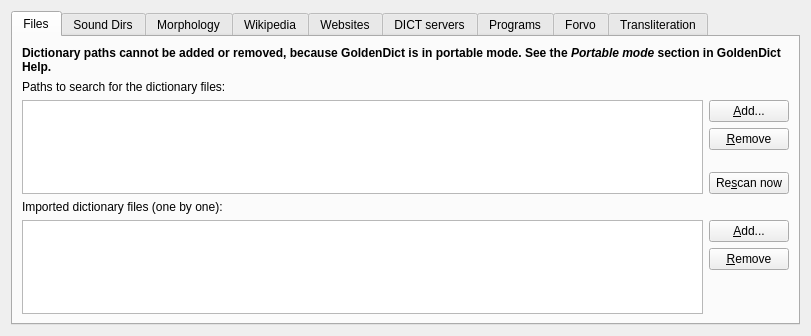
<?xml version="1.0" encoding="UTF-8"?>
<ui version="4.0">
 <class>Sources</class>
 <widget class="QWidget" name="Sources">
  <property name="geometry">
   <rect>
    <x>0</x>
    <y>0</y>
    <width>811</width>
    <height>336</height>
   </rect>
  </property>
  <property name="windowTitle">
   <string notr="true">Sources</string>
  </property>
  <layout class="QVBoxLayout" name="verticalLayout_5">
   <item>
    <widget class="QTabWidget" name="tabWidget">
     <property name="currentIndex">
      <number>0</number>
     </property>
     <property name="iconSize">
      <size>
       <width>15</width>
       <height>15</height>
      </size>
     </property>
     <property name="usesScrollButtons">
      <bool>false</bool>
     </property>
     <widget class="QWidget" name="filesTab">
      <attribute name="icon">
       <iconset resource="resources.qrc">
        <normaloff>:/icons/filesave.svg</normaloff>:/icons/filesave.svg</iconset>
      </attribute>
      <attribute name="title">
       <string>Files</string>
      </attribute>
      <layout class="QVBoxLayout" name="verticalLayout_2">
       <item>
        <widget class="QLabel" name="portableModeNote">
         <property name="text">
          <string>&lt;b&gt;Dictionary paths cannot be added or removed, because GoldenDict is in portable mode. See the &lt;i&gt;Portable mode&lt;/i&gt; section in GoldenDict Help.&lt;/b&gt;</string>
         </property>
         <property name="wordWrap">
          <bool>true</bool>
         </property>
        </widget>
       </item>
       <item>
        <widget class="QLabel" name="label">
         <property name="text">
          <string>Paths to search for the dictionary files:</string>
         </property>
        </widget>
       </item>
       <item>
        <layout class="QHBoxLayout" name="horizontalLayout">
         <item>
          <widget class="QTreeView" name="paths"/>
         </item>
         <item>
          <layout class="QVBoxLayout" name="verticalLayout">
           <item>
            <widget class="QPushButton" name="addPath">
             <property name="text">
              <string>&amp;Add...</string>
             </property>
            </widget>
           </item>
           <item>
            <widget class="QPushButton" name="removePath">
             <property name="text">
              <string>&amp;Remove</string>
             </property>
            </widget>
           </item>
           <item>
            <spacer name="verticalSpacer">
             <property name="orientation">
              <enum>Qt::Vertical</enum>
             </property>
             <property name="sizeHint" stdset="0">
              <size>
               <width>17</width>
               <height>68</height>
              </size>
             </property>
            </spacer>
           </item>
           <item>
            <widget class="QPushButton" name="rescan">
             <property name="text">
              <string>Re&amp;scan now</string>
             </property>
            </widget>
           </item>
          </layout>
         </item>
        </layout>
       </item>
          <item>
           <widget class="QLabel" name="label_dictionaryFiles">
          <property name="text">
           <string>Imported dictionary files (one by one):</string>
          </property>
           </widget>
          </item>
          <item>
           <layout class="QHBoxLayout" name="horizontalLayout_dictionaryFiles">
          <item>
           <widget class="QTreeView" name="dictionaryFiles"/>
          </item>
          <item>
           <layout class="QVBoxLayout" name="verticalLayout_dictionaryFiles">
            <item>
             <widget class="QPushButton" name="addDictionaryFile">
            <property name="text">
             <string>&amp;Add...</string>
            </property>
             </widget>
            </item>
            <item>
             <widget class="QPushButton" name="removeDictionaryFile">
            <property name="text">
             <string>&amp;Remove</string>
            </property>
             </widget>
            </item>
            <item>
             <spacer name="verticalSpacer_dictionaryFiles">
            <property name="orientation">
             <enum>Qt::Vertical</enum>
            </property>
            <property name="sizeHint" stdset="0">
             <size>
              <width>17</width>
              <height>40</height>
             </size>
            </property>
             </spacer>
            </item>
           </layout>
          </item>
           </layout>
          </item>
      </layout>
     </widget>
     <widget class="QWidget" name="tab">
      <attribute name="icon">
       <iconset resource="resources.qrc">
        <normaloff>:/icons/fileopen.png</normaloff>:/icons/fileopen.png</iconset>
      </attribute>
      <attribute name="title">
       <string>Sound Dirs</string>
      </attribute>
      <layout class="QVBoxLayout" name="verticalLayout_7">
       <item>
        <widget class="QLabel" name="label_3">
         <property name="text">
          <string>Make dictionaries from bunches of audiofiles by adding paths here:</string>
         </property>
        </widget>
       </item>
       <item>
        <layout class="QHBoxLayout" name="horizontalLayout_3">
         <item>
          <widget class="QTreeView" name="soundDirs"/>
         </item>
         <item>
          <layout class="QVBoxLayout" name="verticalLayout_6">
           <item>
            <widget class="QPushButton" name="addSoundDir">
             <property name="text">
              <string>&amp;Add...</string>
             </property>
            </widget>
           </item>
           <item>
            <widget class="QPushButton" name="removeSoundDir">
             <property name="text">
              <string>&amp;Remove</string>
             </property>
            </widget>
           </item>
           <item>
            <spacer name="verticalSpacer_3">
             <property name="orientation">
              <enum>Qt::Vertical</enum>
             </property>
             <property name="sizeHint" stdset="0">
              <size>
               <width>20</width>
               <height>40</height>
              </size>
             </property>
            </spacer>
           </item>
          </layout>
         </item>
        </layout>
       </item>
      </layout>
     </widget>
     <widget class="QWidget" name="tab_2">
      <attribute name="icon">
       <iconset resource="resources.qrc">
        <normaloff>:/icons/icon32_hunspell.svg</normaloff>:/icons/icon32_hunspell.svg</iconset>
      </attribute>
      <attribute name="title">
       <string>Morphology</string>
      </attribute>
      <layout class="QVBoxLayout" name="verticalLayout_8">
       <item>
        <widget class="QLabel" name="label_4">
         <property name="text">
          <string>Path to a directory with Hunspell/Myspell dictionaries:</string>
         </property>
        </widget>
       </item>
       <item>
        <layout class="QHBoxLayout" name="horizontalLayout_4">
         <item>
          <widget class="QLineEdit" name="hunspellPath">
           <property name="readOnly">
            <bool>true</bool>
           </property>
          </widget>
         </item>
         <item>
          <widget class="QPushButton" name="changeHunspellPath">
           <property name="text">
            <string>&amp;Change...</string>
           </property>
          </widget>
         </item>
        </layout>
       </item>
       <item>
        <widget class="QLabel" name="label_5">
         <property name="text">
          <string>Available morphology dictionaries:</string>
         </property>
        </widget>
       </item>
       <item>
        <layout class="QHBoxLayout" name="horizontalLayout_5">
         <item>
          <widget class="QTreeView" name="hunspellDictionaries"/>
         </item>
         <item>
          <widget class="QLabel" name="label_6">
           <property name="text">
            <string>Each morphology dictionary appears as a
separate auxiliary dictionary which
provides stem words for searches and
spelling suggestions for mistyped words.
Add appropriate dictionaries to the bottom
of the dictionary order list and tag them
with labels to use them.</string>
           </property>
           <property name="textFormat">
            <enum>Qt::PlainText</enum>
           </property>
           <property name="wordWrap">
            <bool>false</bool>
           </property>
          </widget>
         </item>
        </layout>
       </item>
      </layout>
     </widget>
     <widget class="QWidget" name="mediaWikisTab">
      <attribute name="icon">
       <iconset resource="resources.qrc">
        <normaloff>:/icons/icon32_wiki.svg</normaloff>:/icons/icon32_wiki.svg</iconset>
      </attribute>
      <attribute name="title">
       <string>Wikipedia</string>
      </attribute>
      <layout class="QVBoxLayout" name="verticalLayout_4">
       <item>
        <widget class="QLabel" name="label_2">
         <property name="text">
          <string>Wikipedia (MediaWiki) sites:</string>
         </property>
        </widget>
       </item>
       <item>
        <layout class="QHBoxLayout" name="horizontalLayout_2">
         <item>
          <widget class="QTreeView" name="mediaWikis"/>
         </item>
         <item>
          <layout class="QVBoxLayout" name="verticalLayout_3">
           <item>
            <widget class="QPushButton" name="addMediaWiki">
             <property name="text">
              <string>&amp;Add...</string>
             </property>
            </widget>
           </item>
           <item>
            <widget class="QPushButton" name="removeMediaWiki">
             <property name="text">
              <string>&amp;Remove</string>
             </property>
            </widget>
           </item>
           <item>
            <spacer name="verticalSpacer_2">
             <property name="orientation">
              <enum>Qt::Vertical</enum>
             </property>
             <property name="sizeType">
              <enum>QSizePolicy::Expanding</enum>
             </property>
             <property name="sizeHint" stdset="0">
              <size>
               <width>20</width>
               <height>40</height>
              </size>
             </property>
            </spacer>
           </item>
          </layout>
         </item>
        </layout>
       </item>
      </layout>
     </widget>
     <widget class="QWidget" name="tab_4">
      <attribute name="icon">
       <iconset resource="resources.qrc">
        <normaloff>:/icons/internet.png</normaloff>:/icons/internet.png</iconset>
      </attribute>
      <attribute name="title">
       <string>Websites</string>
      </attribute>
      <layout class="QVBoxLayout" name="verticalLayout_11">
       <item>
        <widget class="QLabel" name="label_9">
         <property name="text">
          <string>Any websites. A string %GDWORD% will be replaced with the query word:</string>
         </property>
        </widget>
       </item>
       <item>
        <layout class="QHBoxLayout" name="horizontalLayout_6">
         <item>
          <widget class="QTreeView" name="webSites"/>
         </item>
         <item>
          <layout class="QVBoxLayout" name="verticalLayout_10">
           <item>
            <widget class="QPushButton" name="addWebSite">
             <property name="text">
              <string>&amp;Add...</string>
             </property>
            </widget>
           </item>
           <item>
            <widget class="QPushButton" name="removeWebSite">
             <property name="text">
              <string>&amp;Remove</string>
             </property>
            </widget>
           </item>
           <item>
            <spacer name="verticalSpacer_8">
             <property name="orientation">
              <enum>Qt::Vertical</enum>
             </property>
             <property name="sizeHint" stdset="0">
              <size>
               <width>20</width>
               <height>40</height>
              </size>
             </property>
            </spacer>
           </item>
          </layout>
         </item>
        </layout>
       </item>
       <item>
        <widget class="QLabel" name="label_10">
         <property name="text">
          <string>Alternatively, use %GD1251% for CP1251, %GDISO1%...%GDISO16% for ISO 8859-1...ISO 8859-16 respectively,
%GDBIG5% for Big-5, %GDBIG5HKSCS% for Big5-HKSCS, %GDGBK% for GBK and GB18030, %GDSHIFTJIS% for Shift-JIS.</string>
         </property>
        </widget>
       </item>
      </layout>
     </widget>
     <widget class="QWidget" name="dictdTab">
      <attribute name="icon">
       <iconset resource="resources.qrc">
        <normaloff>:/icons/network.png</normaloff>:/icons/network.png</iconset>
      </attribute>
      <attribute name="title">
       <string>DICT servers</string>
      </attribute>
      <layout class="QVBoxLayout" name="verticalLayout_16">
       <item>
        <widget class="QLabel" name="label_116">
         <property name="text">
          <string>DICT servers:</string>
         </property>
        </widget>
       </item>
       <item>
        <layout class="QHBoxLayout" name="horizontalLayout_16">
         <item>
          <widget class="QTreeView" name="dictServers"/>
         </item>
         <item>
          <layout class="QVBoxLayout" name="verticalLayout_17">
           <item>
            <widget class="QPushButton" name="addDictServer">
             <property name="text">
              <string>&amp;Add...</string>
             </property>
            </widget>
           </item>
           <item>
            <widget class="QPushButton" name="removeDictServer">
             <property name="text">
              <string>&amp;Remove</string>
             </property>
            </widget>
           </item>
           <item>
            <spacer name="verticalSpacer_18">
             <property name="orientation">
              <enum>Qt::Vertical</enum>
             </property>
             <property name="sizeHint" stdset="0">
              <size>
               <width>20</width>
               <height>40</height>
              </size>
             </property>
            </spacer>
           </item>
          </layout>
         </item>
        </layout>
       </item>
      </layout>
     </widget>
     <widget class="QWidget" name="tab_6">
      <attribute name="icon">
       <iconset resource="resources.qrc">
        <normaloff>:/icons/programs.png</normaloff>:/icons/programs.png</iconset>
      </attribute>
      <attribute name="title">
       <string>Programs</string>
      </attribute>
      <layout class="QVBoxLayout" name="verticalLayout_15">
       <item>
        <widget class="QLabel" name="label_16">
         <property name="text">
          <string>Any external programs. A string %GDWORD% will be replaced with the query word. If such string is not presented, the word will be fed into standard input.</string>
         </property>
         <property name="wordWrap">
          <bool>true</bool>
         </property>
        </widget>
       </item>
       <item>
        <layout class="QHBoxLayout" name="horizontalLayout_7">
         <item>
          <widget class="QTreeView" name="programs"/>
         </item>
         <item>
          <layout class="QVBoxLayout" name="verticalLayout_14">
           <item>
            <widget class="QPushButton" name="addProgram">
             <property name="text">
              <string>&amp;Add...</string>
             </property>
            </widget>
           </item>
           <item>
            <widget class="QPushButton" name="removeProgram">
             <property name="text">
              <string>&amp;Remove</string>
             </property>
            </widget>
           </item>
           <item>
            <spacer name="verticalSpacer_12">
             <property name="orientation">
              <enum>Qt::Vertical</enum>
             </property>
             <property name="sizeHint" stdset="0">
              <size>
               <width>20</width>
               <height>40</height>
              </size>
             </property>
            </spacer>
           </item>
          </layout>
         </item>
        </layout>
       </item>
      </layout>
     </widget>
     <widget class="QWidget" name="tab_5">
      <attribute name="icon">
       <iconset resource="resources.qrc">
        <normaloff>:/icons/forvo.png</normaloff>:/icons/forvo.png</iconset>
      </attribute>
      <attribute name="title">
       <string>Forvo</string>
      </attribute>
      <layout class="QVBoxLayout" name="verticalLayout_13">
       <item>
        <widget class="QLabel" name="label_11">
         <property name="sizePolicy">
          <sizepolicy hsizetype="Preferred" vsizetype="Preferred">
           <horstretch>0</horstretch>
           <verstretch>0</verstretch>
          </sizepolicy>
         </property>
         <property name="text">
          <string>Live pronunciations from &lt;a href=&quot;http://www.forvo.com/&quot;&gt;forvo.com&lt;/a&gt;. The site allows people to record and share word pronunciations. You can listen to them from GoldenDict.</string>
         </property>
         <property name="wordWrap">
          <bool>true</bool>
         </property>
         <property name="openExternalLinks">
          <bool>true</bool>
         </property>
        </widget>
       </item>
       <item>
        <widget class="QGroupBox" name="forvoEnabled">
         <property name="title">
          <string>Enable pronunciations from Forvo</string>
         </property>
         <property name="checkable">
          <bool>true</bool>
         </property>
         <property name="checked">
          <bool>true</bool>
         </property>
         <layout class="QVBoxLayout" name="verticalLayout_12">
          <item>
           <spacer name="verticalSpacer_9">
            <property name="orientation">
             <enum>Qt::Vertical</enum>
            </property>
            <property name="sizeHint" stdset="0">
             <size>
              <width>20</width>
              <height>40</height>
             </size>
            </property>
           </spacer>
          </item>
          <item>
           <layout class="QFormLayout" name="formLayout">
            <property name="fieldGrowthPolicy">
             <enum>QFormLayout::ExpandingFieldsGrow</enum>
            </property>
            <item row="0" column="0">
             <widget class="QLabel" name="label_12">
              <property name="text">
               <string>API Key:</string>
              </property>
             </widget>
            </item>
            <item row="0" column="1">
             <widget class="QLineEdit" name="forvoApiKey">
              <property name="toolTip">
               <string>Use of Forvo currently requires an API key. Leave this field
blank to use the default key, which may become unavailable
in the future, or register on the site to get your own key.</string>
              </property>
             </widget>
            </item>
            <item row="1" column="0">
             <spacer name="horizontalSpacer_2">
              <property name="orientation">
               <enum>Qt::Horizontal</enum>
              </property>
              <property name="sizeType">
               <enum>QSizePolicy::Fixed</enum>
              </property>
              <property name="sizeHint" stdset="0">
               <size>
                <width>18</width>
                <height>20</height>
               </size>
              </property>
             </spacer>
            </item>
            <item row="1" column="1">
             <widget class="QLabel" name="label_13">
              <property name="text">
               <string>Get your own key &lt;a href=&quot;http://api.forvo.com/key/&quot;&gt;here&lt;/a&gt;, or leave blank to use the default one.</string>
              </property>
              <property name="wordWrap">
               <bool>false</bool>
              </property>
              <property name="openExternalLinks">
               <bool>true</bool>
              </property>
             </widget>
            </item>
            <item row="3" column="0">
             <widget class="QLabel" name="label_14">
              <property name="text">
               <string>Language codes (comma-separated):</string>
              </property>
             </widget>
            </item>
            <item row="3" column="1">
             <widget class="QLineEdit" name="forvoLanguageCodes">
              <property name="toolTip">
               <string>List of language codes you would like to have. Example: &quot;en, ru&quot;.</string>
              </property>
             </widget>
            </item>
            <item row="4" column="0">
             <spacer name="horizontalSpacer">
              <property name="orientation">
               <enum>Qt::Horizontal</enum>
              </property>
              <property name="sizeType">
               <enum>QSizePolicy::Fixed</enum>
              </property>
              <property name="sizeHint" stdset="0">
               <size>
                <width>18</width>
                <height>20</height>
               </size>
              </property>
             </spacer>
            </item>
            <item row="4" column="1">
             <widget class="QLabel" name="label_15">
              <property name="text">
               <string>Full list of language codes is available &lt;a href=&quot;http://www.forvo.com/languages-codes/&quot;&gt;here&lt;/a&gt;.</string>
              </property>
              <property name="openExternalLinks">
               <bool>true</bool>
              </property>
             </widget>
            </item>
            <item row="2" column="0">
             <spacer name="verticalSpacer_11">
              <property name="orientation">
               <enum>Qt::Vertical</enum>
              </property>
              <property name="sizeHint" stdset="0">
               <size>
                <width>20</width>
                <height>40</height>
               </size>
              </property>
             </spacer>
            </item>
           </layout>
          </item>
          <item>
           <spacer name="verticalSpacer_10">
            <property name="orientation">
             <enum>Qt::Vertical</enum>
            </property>
            <property name="sizeHint" stdset="0">
             <size>
              <width>20</width>
              <height>40</height>
             </size>
            </property>
           </spacer>
          </item>
         </layout>
        </widget>
       </item>
      </layout>
     </widget>
     <widget class="QWidget" name="tab_3">
      <attribute name="title">
       <string>Transliteration</string>
      </attribute>
      <layout class="QVBoxLayout" name="transliterationLayout">
       <item>
        <spacer name="verticalSpacer_5">
         <property name="orientation">
          <enum>Qt::Vertical</enum>
         </property>
         <property name="sizeHint" stdset="0">
          <size>
           <width>20</width>
           <height>40</height>
          </size>
         </property>
        </spacer>
       </item>
       <item>
        <layout class="QGridLayout" name="gridLayout_2">
         <item row="0" column="0">
          <widget class="QCheckBox" name="enableRussianTransliteration">
           <property name="text">
            <string>Russian transliteration</string>
           </property>
           <property name="icon">
            <iconset resource="flags.qrc">
             <normaloff>:/flags/ru.png</normaloff>:/flags/ru.png</iconset>
           </property>
          </widget>
         </item>
         <item row="0" column="1">
          <widget class="QCheckBox" name="enableGreekTransliteration">
           <property name="text">
            <string>Greek transliteration</string>
           </property>
           <property name="icon">
            <iconset resource="flags.qrc">
             <normaloff>:/flags/gr.png</normaloff>:/flags/gr.png</iconset>
           </property>
          </widget>
         </item>
         <item row="1" column="0">
          <spacer name="verticalSpacer_6">
           <property name="orientation">
            <enum>Qt::Vertical</enum>
           </property>
           <property name="sizeHint" stdset="0">
            <size>
             <width>20</width>
             <height>40</height>
            </size>
           </property>
          </spacer>
         </item>
         <item row="2" column="0">
          <widget class="QCheckBox" name="enableGermanTransliteration">
           <property name="text">
            <string>German transliteration</string>
           </property>
           <property name="icon">
            <iconset resource="flags.qrc">
             <normaloff>:/flags/de.png</normaloff>:/flags/de.png</iconset>
           </property>
          </widget>
         </item>
         <item row="2" column="1">
          <widget class="QCheckBox" name="enableBelarusianTransliteration">
           <property name="text">
            <string>Belarusian transliteration</string>
           </property>
           <property name="icon">
            <iconset resource="flags.qrc">
             <normaloff>:/flags/by.png</normaloff>:/flags/by.png</iconset>
           </property>
          </widget>
         </item>
        </layout>
       </item>
       <item>
        <spacer name="verticalSpacer_7">
         <property name="orientation">
          <enum>Qt::Vertical</enum>
         </property>
         <property name="sizeHint" stdset="0">
          <size>
           <width>20</width>
           <height>40</height>
          </size>
         </property>
        </spacer>
       </item>
       <item>
        <widget class="QGroupBox" name="enableRomaji">
         <property name="toolTip">
          <string>Enables to use the Latin alphabet to write the Japanese language</string>
         </property>
         <property name="title">
          <string>Japanese Romaji</string>
         </property>
         <property name="checkable">
          <bool>true</bool>
         </property>
         <property name="checked">
          <bool>true</bool>
         </property>
         <layout class="QGridLayout" name="gridLayout">
          <item row="0" column="0">
           <widget class="QLabel" name="label_7">
            <property name="text">
             <string>Systems:</string>
            </property>
           </widget>
          </item>
          <item row="0" column="1">
           <widget class="QCheckBox" name="enableHepburn">
            <property name="toolTip">
             <string>The most widely used method of transcription of Japanese,
based on English phonology</string>
            </property>
            <property name="text">
             <string>Hepburn</string>
            </property>
           </widget>
          </item>
          <item row="0" column="2">
           <widget class="QCheckBox" name="enableNihonShiki">
            <property name="enabled">
             <bool>false</bool>
            </property>
            <property name="toolTip">
             <string>The most regular system, having a one-to-one relation to the
kana writing systems. Standardized as ISO 3602

Not implemented yet in GoldenDict.</string>
            </property>
            <property name="text">
             <string>Nihon-shiki</string>
            </property>
           </widget>
          </item>
          <item row="0" column="3">
           <widget class="QCheckBox" name="enableKunreiShiki">
            <property name="enabled">
             <bool>false</bool>
            </property>
            <property name="toolTip">
             <string>Based on Nihon-shiki system, but modified for modern standard Japanese.
Standardized as ISO 3602

Not implemented yet in GoldenDict.</string>
            </property>
            <property name="text">
             <string>Kunrei-shiki</string>
            </property>
           </widget>
          </item>
          <item row="1" column="0">
           <widget class="QLabel" name="label_8">
            <property name="text">
             <string>Syllabaries:</string>
            </property>
           </widget>
          </item>
          <item row="1" column="2">
           <widget class="QCheckBox" name="enableHiragana">
            <property name="toolTip">
             <string>Hiragana Japanese syllabary</string>
            </property>
            <property name="text">
             <string>Hiragana</string>
            </property>
           </widget>
          </item>
          <item row="1" column="3">
           <widget class="QCheckBox" name="enableKatakana">
            <property name="toolTip">
             <string>Katakana Japanese syllabary</string>
            </property>
            <property name="text">
             <string>Katakana</string>
            </property>
           </widget>
          </item>
         </layout>
        </widget>
       </item>
       <item>
        <spacer name="verticalSpacer_4">
         <property name="orientation">
          <enum>Qt::Vertical</enum>
         </property>
         <property name="sizeHint" stdset="0">
          <size>
           <width>20</width>
           <height>40</height>
          </size>
         </property>
        </spacer>
       </item>
      </layout>
     </widget>
    </widget>
   </item>
  </layout>
 </widget>
 <tabstops>
  <tabstop>enableRussianTransliteration</tabstop>
  <tabstop>enableGermanTransliteration</tabstop>
  <tabstop>enableRomaji</tabstop>
  <tabstop>enableHepburn</tabstop>
  <tabstop>enableNihonShiki</tabstop>
  <tabstop>enableKunreiShiki</tabstop>
  <tabstop>enableHiragana</tabstop>
  <tabstop>enableKatakana</tabstop>
  <tabstop>hunspellPath</tabstop>
  <tabstop>changeHunspellPath</tabstop>
  <tabstop>hunspellDictionaries</tabstop>
  <tabstop>mediaWikis</tabstop>
  <tabstop>addMediaWiki</tabstop>
  <tabstop>removeMediaWiki</tabstop>
  <tabstop>tabWidget</tabstop>
  <tabstop>addPath</tabstop>
  <tabstop>removePath</tabstop>
  <tabstop>rescan</tabstop>
  <tabstop>soundDirs</tabstop>
  <tabstop>addSoundDir</tabstop>
  <tabstop>removeSoundDir</tabstop>
  <tabstop>paths</tabstop>
 </tabstops>
 <resources>
  <include location="flags.qrc"/>
  <include location="resources.qrc"/>
 </resources>
 <connections/>
</ui>
